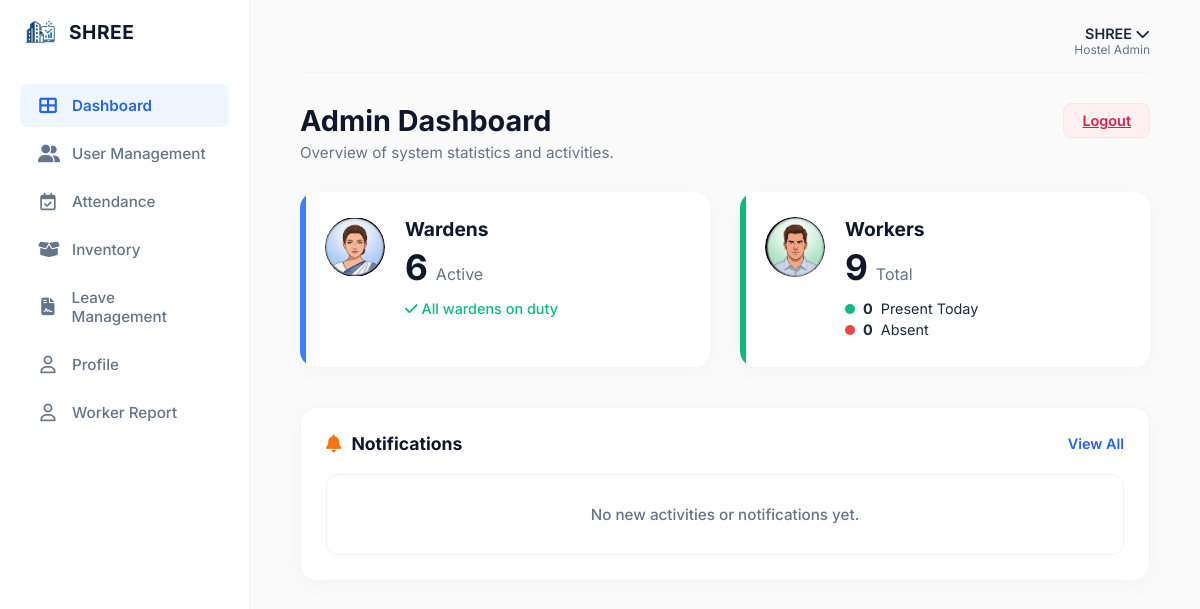
The page /Shree-admin/dashboard/ (signed in) on the database as committed earlier.
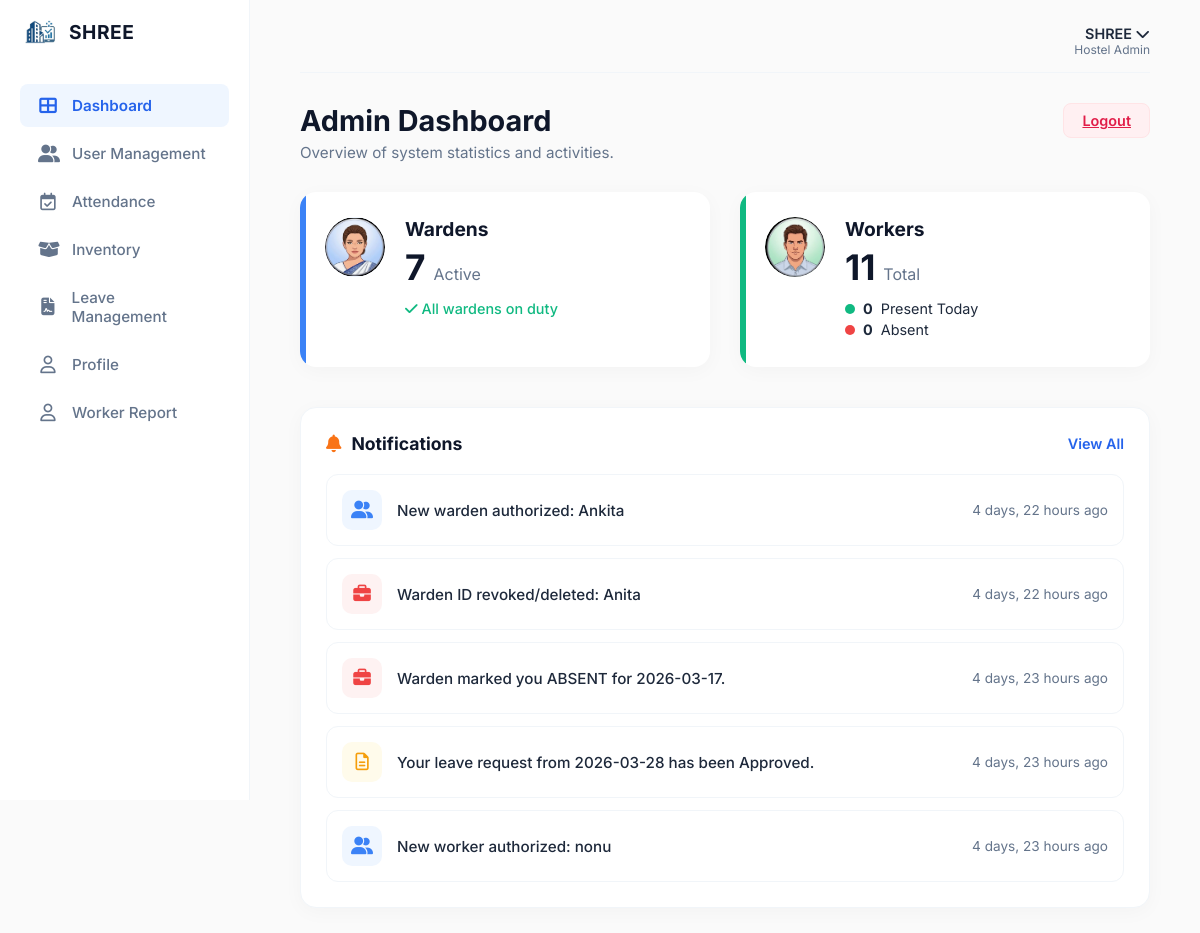
The same page on the database as committed later.
### accounts/models.py (models this page shows, shortened)
class Notification(models.Model):
    TYPE_CHOICES = (
        ('alert', 'Alert / Absent'),
        ('leave', 'Leave Status'),
        ('user', 'New User Registration'),
        ('finance', 'Salary / Finance'),
    )
    recipient = models.ForeignKey(User, on_delete=models.CASCADE, related_name='notifications', null=True, blank=True)
    message = models.CharField(max_length=255)
    noti_type = models.CharField(max_length=20, choices=TYPE_CHOICES, default='user')
    created_at = models.DateTimeField(auto_now_add=True)
    is_read = models.BooleanField(default=False)

### Shree1/views.py (the view)
# urls.py: path('Shree-admin/dashboard/', views.admin_dashboard, name='admin_dashboard'),
@login_required
def admin_dashboard(request):
    warden_count = UniversityID.objects.filter(role__iexact='warden').count()
    worker_count = UniversityID.objects.filter(role__iexact='worker').count()
    today = timezone.now().date()
    present_workers = Attendance.objects.filter(date=today, status__iexact='Present').count()
    absent_workers = Attendance.objects.filter(date=today, status__iexact='Absent').count()
    recent_notifications = Notification.objects.order_by('-created_at')[:5]
    context = {
        'admin_name': request.user.username if request.user.is_authenticated else 'Admin',
        'warden_count': warden_count,
        'worker_count': worker_count,
        'present_workers': present_workers,
        'absent_workers': absent_workers,
        'recent_notifications': recent_notifications,
    }
    return render(request, 'Shree1/dashboardAdmin.html', context)

### templates/Shree1/dashboardAdmin.html (shortened to what the changed rows need)
{% load static %}
<!doctype html>
<html lang="en">
  <head>
    <link
      rel="stylesheet"
      href="{% static 'Shree1/css/dashboardAdmin.css' %}"
    />
    <link
      rel="stylesheet"
      href="https://cdnjs.cloudflare.com/ajax/libs/font-awesome/6.4.0/css/all.min.css"
    />
  </head>
  <body>
    <div class="container">
      <aside class="sidebar">
        <div class="logo-section">
          <div class="logo-text">
            <h2 class="logo-name">SHREE</h2>
          </div>
        </div>
      </aside>
      <main class="main-content">
        <div class="dashboard-header-row">
          <div class="intro-text">
            <h1>Admin Dashboard</h1>
          </div>
        </div>
        <div class="main-stats-grid">
          <div class="big-stat-card border-blue">
            <div class="card-content">
              <div class="stat-details">
                <div class="count-row">
                  <h2>{{ warden_count|default:"0" }}</h2>
                  <span>Active</span>
                </div>
              </div>
            </div>
          </div>
          <div class="big-stat-card border-green">
            <div class="card-content">
              <div class="stat-details">
                <div class="count-row">
                  <h2>{{ worker_count|default:"0" }}</h2>
                  <span>Total</span>
                </div>
              </div>
            </div>
          </div>
        </div>
        <div class="notifications-panel">
          <div class="notification-list">
            {% for note in recent_notifications %}
            <div class="noti-item">
              {% if note.noti_type == 'alert' %}
              <div class="noti-icon bg-red-light text-red">
                <i class="fa-solid fa-briefcase"></i>
              </div>
              {% elif note.noti_type == 'leave' %}
              <div class="noti-icon bg-yellow-light text-yellow">
                <i class="fa-regular fa-file-lines"></i>
              </div>
              {% elif note.noti_type == 'finance' %}
              <div class="noti-icon bg-green-light text-green">
                <i class="fa-solid fa-indian-rupee-sign"></i>
              </div>
              {% else %}
              <div class="noti-icon bg-blue-light text-blue">
                <i class="fa-solid fa-user-group"></i>
              </div>
              {% endif %}
              <p class="noti-text">{{ note.message }}</p>
              <span class="noti-time">{{ note.created_at|timesince }} ago</span>
            </div>
            {% empty %}
            <div
              class="noti-item"
              style="justify-content: center; padding: 30px"
            >
              <p class="noti-text" style="color: #64748b; text-align: center">
                No new activities or notifications yet.
              </p>
            </div>
            {% endfor %}
          </div>
        </div>
      </main>
    </div>
  </body>
</html>

Rows that differ between the two databases and show on the page:
added Notification: noti_type "user" (drawn), message "New warden authorized: Ankita", created_at "4 days, 22 hours"
added Notification: noti_type "alert" (drawn), message "Warden ID revoked/deleted: Anita", created_at "4 days, 22 hours"
added Notification: noti_type "alert" (drawn), message "Warden marked you ABSENT for 2026-03-17.", created_at "4 days, 23 hours"
added Notification: noti_type "leave" (drawn), message "Your leave request from 2026-03-28 has been Approved.", created_at "4 days, 23 hours"
added Notification: noti_type "user" (drawn), message "New worker authorized: nonu", created_at "4 days, 23 hours"
Other text that changed with them:
{{ warden_count|default:"0" }}: "6" → "7"
{{ worker_count|default:"0" }}: "9" → "11"
text no longer shown: "No new activities or notifications yet."
